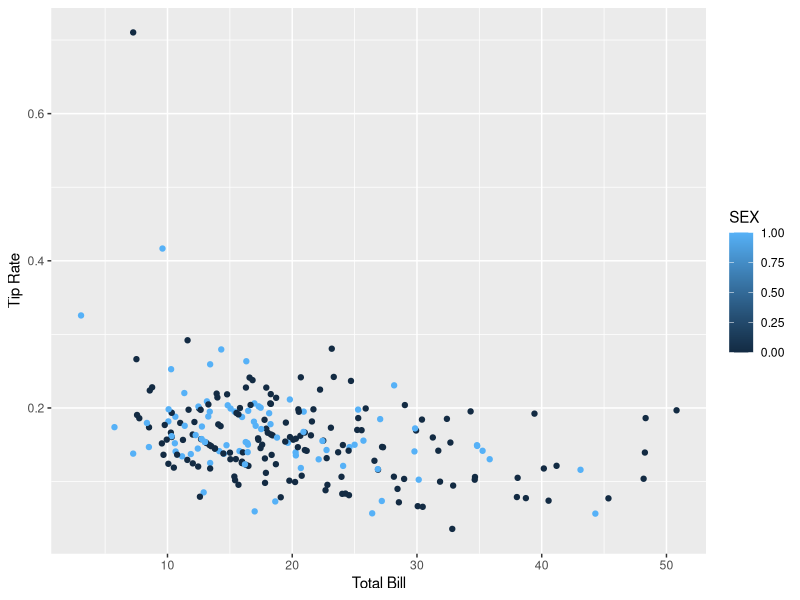
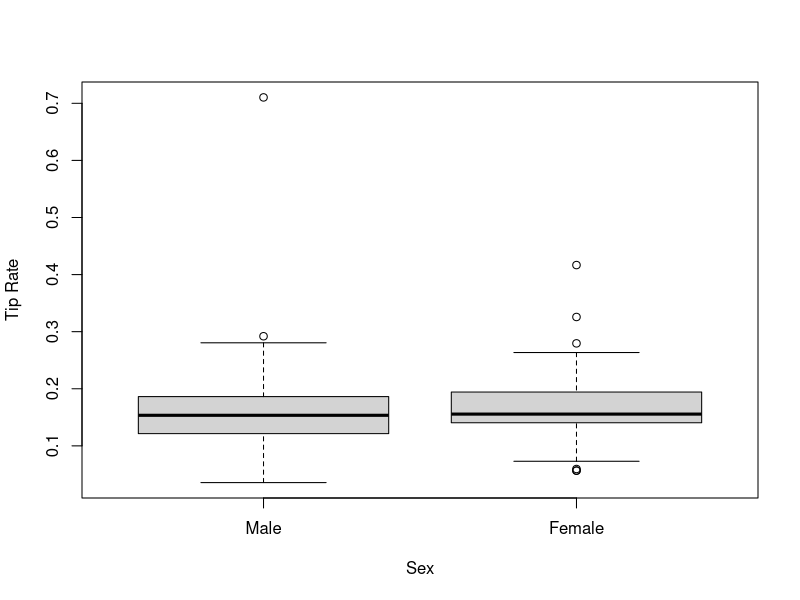
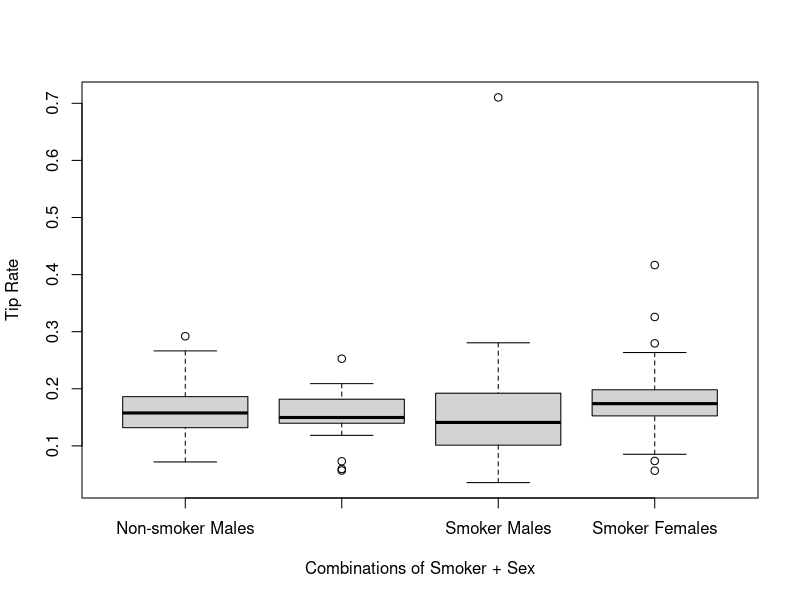
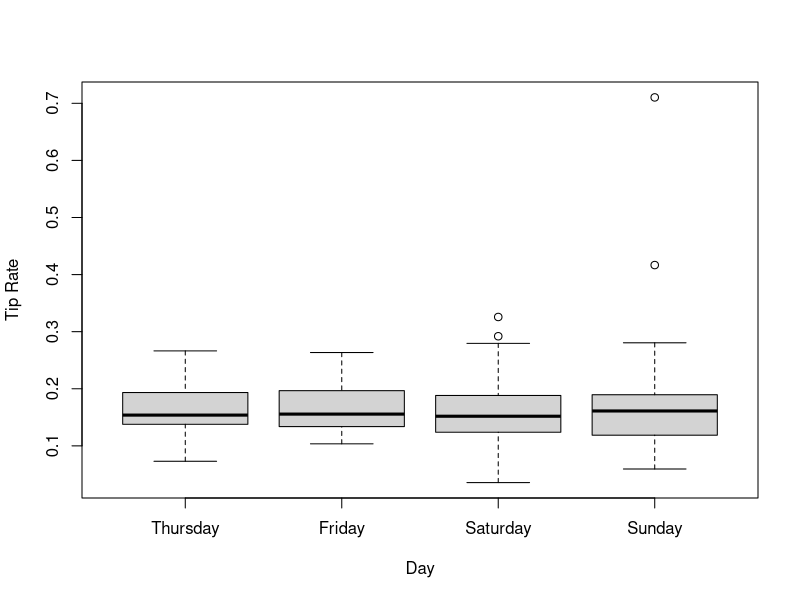
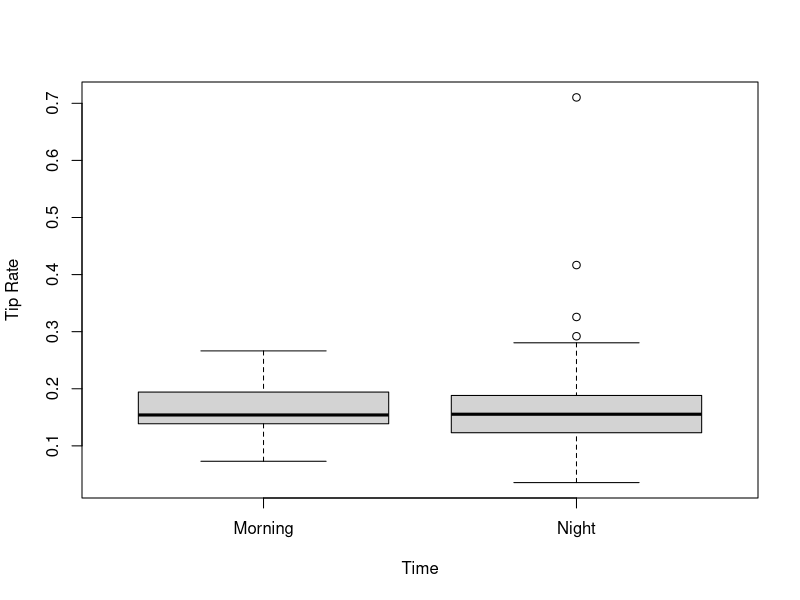
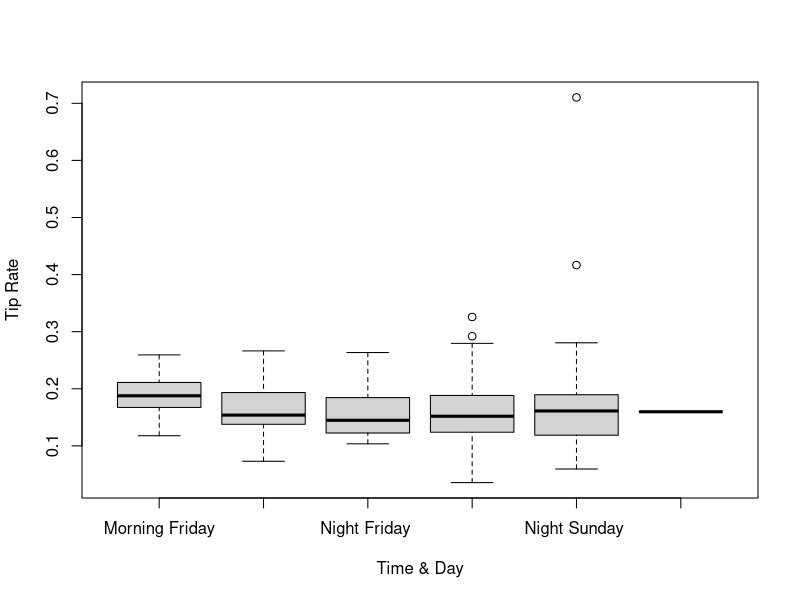
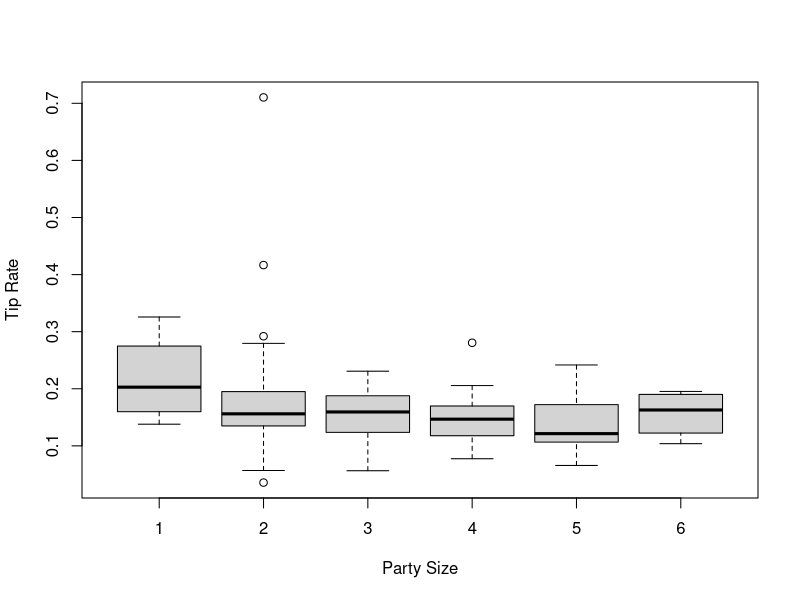

R code for these plots, in order:
## ---- chunk 1
library(dplyr)
library(plyr)
library(ggplot2)

tips = read.csv("tips.csv")
attach(tips)
## ---- chunk 2
tip.rate = TIP/TOTBILL
qplot(TOTBILL, tip.rate, xlab = "Total Bill", ylab = "Tip Rate", col = SEX)
## ---- chunk 3
anova(lm(tip.rate~SEX, data = tips))
## ---- chunk 4
boxplot(tip.rate~SEX, xlab = "Sex", ylab = "Tip Rate",
        names = c("Male", "Female"))
## ---- chunk 5
smoker.sex = paste(SMOKER, SEX)
boxplot(tip.rate~smoker.sex, xlab = "Combinations of Smoker + Sex",
        ylab = "Tip Rate",
        names = c("Non-smoker Males", "Non-smoker Females",
                  "Smoker Males", "Smoker Females"))
## ---- chunk 6
anova(lm(tip.rate~SEX+SMOKER, data = tips))
## ---- chunk 7
boxplot(tip.rate~DAY, xlab = "Day", ylab = "Tip Rate",
        names = c("Thursday", "Friday", "Saturday", "Sunday"))
boxplot(tip.rate~TIME, xlab = "Time", ylab = "Tip Rate",
        names = c("Morning", "Night"))
## ---- chunk 8
time.day = paste(TIME, DAY)
time.day2 = mapvalues(time.day, c("0 3", "0 4", "1 3", "1 4", "1 5", "1 6"), 
          c("Morning Thursday", "Morning Friday", "Night Thursday",
            "Night Friday ", "Night Saturday ", "Night Sunday "))
boxplot(tip.rate~time.day2, xlab = "Time & Day", ylab = "Tip Rate")
## ---- chunk 9
anova(lm(tip.rate~TIME+DAY, data = tips))
## ---- chunk 10
boxplot(tip.rate ~ tips$SIZE, data = tips,xlab = "Party Size", ylab ="Tip Rate")
## ---- chunk 11
anova(lm(tip.rate~SIZE, data = tips))
